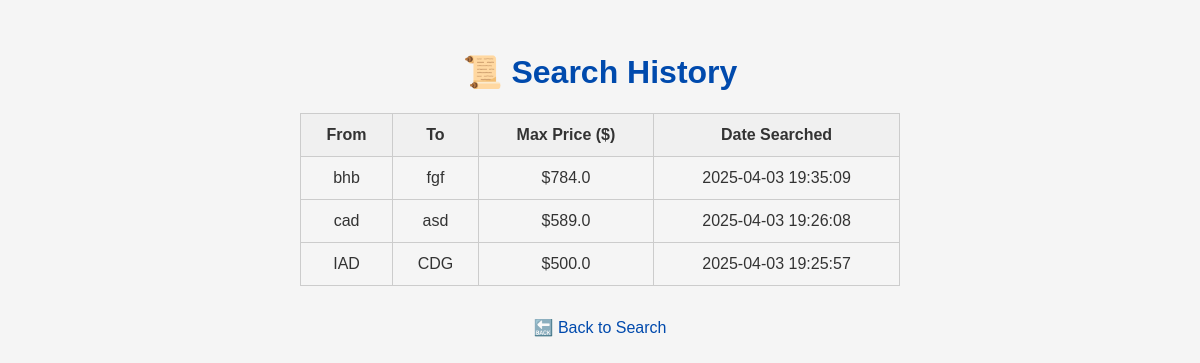
Before: /history with the older database file.
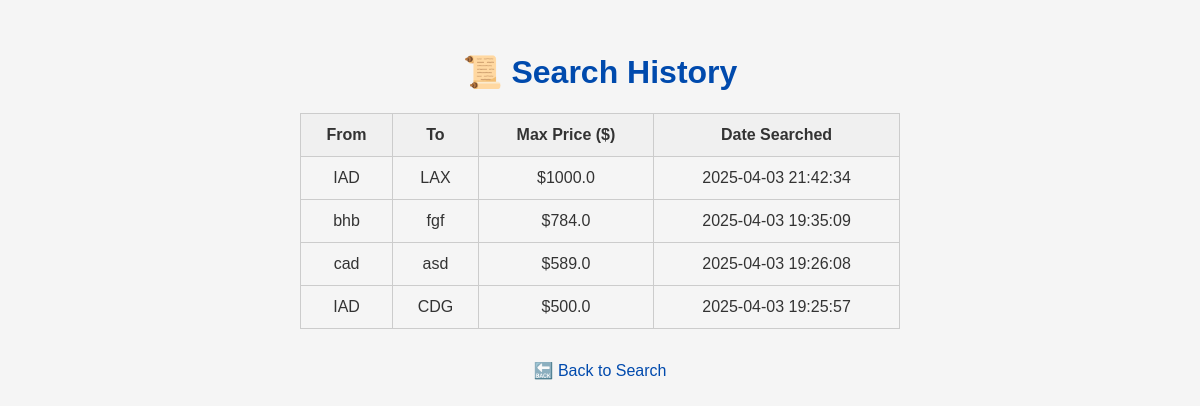
After: the same page with the newer database file.
### tables this page shows
CREATE TABLE searches (
                id INTEGER PRIMARY KEY AUTOINCREMENT,
                origin TEXT NOT NULL,
                destination TEXT NOT NULL,
                max_price REAL NOT NULL,
                date_searched TEXT NOT NULL
            );

### app.py (the view)
@app.route('/history')
def history():
    all_searches = get_all_searches()
    return render_template("history.html", searches=all_searches)

### search_log.py (called while the page is built)
def get_all_searches():
    with sqlite3.connect(DB_NAME) as conn:
        cursor = conn.cursor()
        cursor.execute("SELECT origin, destination, max_price, date_searched FROM searches ORDER BY id DESC")
        return cursor.fetchall()

### templates/history.html (shortened to what this page needs)
<!DOCTYPE html>
<html lang="en">
<head>
    <link rel="stylesheet" href="{{ url_for('static', filename='style.css') }}">
</head>
<body>
    <h1>📜 Search History</h1>
    {% if searches %}
        <table>
            <thead>
                <tr>
                    <th>From</th>
                    <th>To</th>
                    <th>Max Price ($)</th>
                    <th>Date Searched</th>
                </tr>
            </thead>
            <tbody>
                {% for s in searches %}
                <tr>
                    <td>{{ s[0] }}</td>
                    <td>{{ s[1] }}</td>
                    <td>${{ s[2] }}</td>
                    <td>{{ s[3] }}</td>
                </tr>
                {% endfor %}
            </tbody>
        </table>
    {% else %}
        <p>No searches found.</p>
    {% endif %}
    <a href="/">🔙 Back to Search</a>
</body>
</html>

### static/style.css (style rules this page uses)
body { font-family: Arial, sans-serif; padding: 2rem; background-color: #f5f5f5; color: #333; max-width: 600px; margin: auto; }
h1 { color: #004aad; text-align: center; }
a { display: block; margin-top: 2rem; text-align: center; color: #004aad; text-decoration: none; }

### templates/history.html (style rules this page uses)
table { margin: 0 auto; width: 100%; max-width: 600px; border-collapse: collapse; }
th, td { padding: 0.75rem; border: 1px solid #ccc; text-align: center; }
thead { background-color: #f0f0f0; }

Changed rows visible on the page:
added searches: origin "IAD", destination "LAX", max_price "1000.0", date_searched "2025-04-03 21:42:34"
